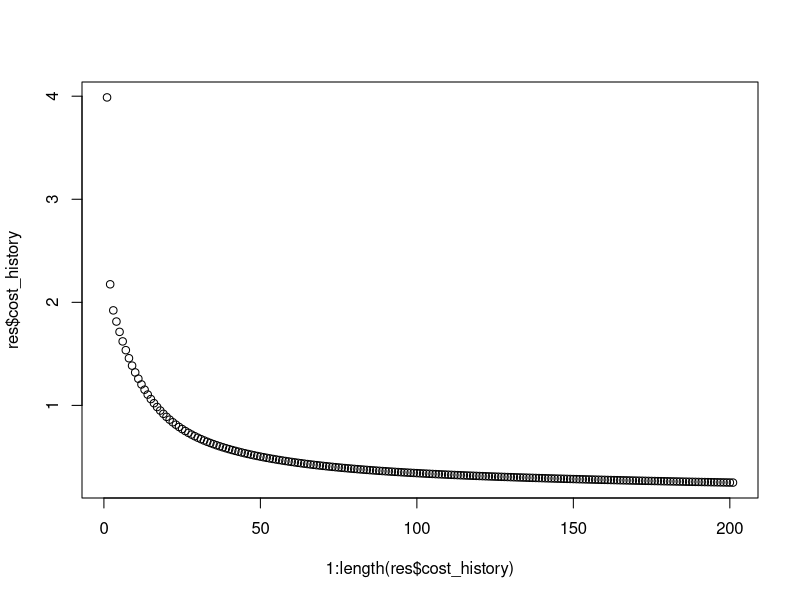

Write the R code that produced this figure.
library(readxl)
library(ggplot2)

# sigmoid function
sigmoid <- function(x) {
    return(1 / (1 + exp(-x)))
}

# Produit Matriciel entre X et theta
x_dot_theta <- function(x, theta) {
    return(x %*% theta)
}

probability <- function(x, theta) {
    return(sigmoid(x_dot_theta(x, theta)))
}


# cost function
cost_function <- function(x, y, theta) {
    m <- nrow(y)
    g <- probability(x, theta)
    j <- (1 / m) * sum((-y * log(g)) - ((1 - y) * log(1 - g)))
    return(j)
}

# Gradient
gradient <- function(x, y, theta) {
    m <- nrow(y)
    return((1 / m) * x_dot_theta(t(x), probability(x, theta) - y))
}

# Gradient descent
gradient_descent <- function(x, y, theta, learning_rate, n_iter) {
    cost_history <- c(cost_function(x, y, theta))
    for (i in 1:n_iter) {
        theta <- theta - learning_rate * gradient(x, y, theta)
        cost_history <- c(cost_history, cost_function(x, y, theta))
    }
    return(list(theta = theta, cost_history = cost_history))
}

# test avec data_breast_cancer
data <- read_excel("breast.xlsx")

y <- data[, ncol(data)]
y <- ifelse(y == "malignant", 1, 0)


x <- data[, 1:(ncol(data) - 1)]

 # Ajout de la colonne de 1 pour faire le produit scalaire
x <- as.matrix(data.frame(rep(1, length(y)), x))

# Initialisation des paramètres theta
initial_theta <- as.matrix(rnorm(n = dim(x)[2], mean = 0, sd = 1))

res <- gradient_descent(x, y, initial_theta, learning_rate = 0.1, n_iter = 200)

print(res$theta)
print(res$cost_history)


plot(1:length(res$cost_history), res$cost_history)
